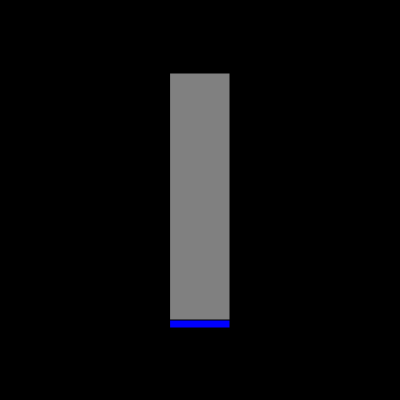
Frame 1 (no input)
Frame 60 (no input): identical to frame 1, image omitted
Frame 120 (the mouse pressed at the canvas centre since frame 60): identical to frame 1, image omitted

The p5.js sketch that drew this single still picture (run headless with seeded random() and noise() and a simulated clock; from frame 60 on, the mouse is pressed at the canvas centre):

// p5.js sketch
// ── sketch.js
/**
 * Anthony Ho
 * IGME-101: Thermometer, 9/9/19
 * Duplicate the template to create a new sketch folder named LastnameThermo/.
   Draw a thermometer in the middle of the canvas (a gray rectangle will suffice).
   The thermometer should start out "cold" with a completely blue base mercury.  As you hold down the Up arrow key (if keyIsPressed is true, check keyCode), the thermometer mercury should increase height and make the color less blue and more red. The Down arrow key should make it "colder" – shorter with more blue and less red.

 */

"use strict"; //catch some common coding errors


/**
 * setup :
 */
function setup() {
  createCanvas(400, 400);
  background("black");
}

/**
 * draw :
 */
let topThermo = 73
let bottomThermo = 328
let currentValue = 320
let blueColor = 255
let redColor = 0
//let heightRect = constrain(currentValue, topThermo, bottomThermo)

function draw() {
  background("black");
  //back rectangle
  rectMode(CORNERS);
  fill("grey");
  rect(170, 73, 230, 328);

  let heightRect = constrain(currentValue, topThermo, bottomThermo)

  //colored rectangle
  rectMode(CORNERS);
  //start blue
  //fill(color(0, 0, 255));
  //finish red
  //fill(color(255, 0, 0));
  fill(color(redColor, 0, blueColor));
  //73 is the top & 328 is the bottom
  rect(170, heightRect, 230, 328);

  //increase and decrease the colored rectangle
  if (keyIsPressed === true && keyCode === UP_ARROW) {
    currentValue = currentValue - 10
    //change to red
    redColor = redColor + 10
    blueColor = blueColor - 10
  } else if (keyIsPressed === true && keyCode === DOWN_ARROW) {
    currentValue = currentValue + 10
    //change to blue
    redColor = redColor - 10
    blueColor = blueColor + 10
  }

  /*
  if (currentValue ) {
    fill("blue");
  } else if ()
  */

  /*
  switch (heightRect = x) {
    case x <= 80:
      fill("Blue");
      break;
    case x <= 160:
      fill("Purple");
      break;
    case x <= 240:
      fill("Yellow");
      break;
    case x <= 320:
        fill("Red");
        break;
  }
  */
}

/*
function keyPressed() {
  if (keyCode === UP_ARROW) {
    heightRect = heightRect - 10
  } else if (keyCode === DOWN_ARROW) {
    heightRect = heightRect + 10
  }
}
*/
